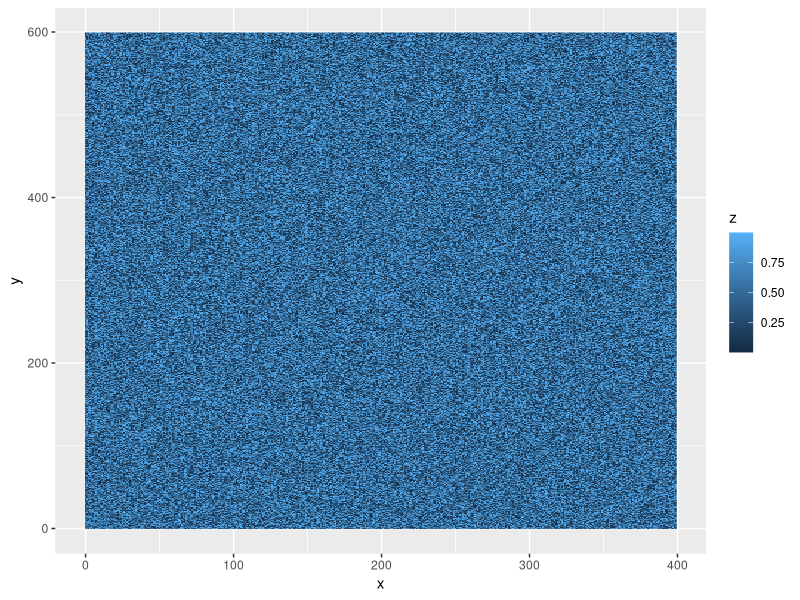
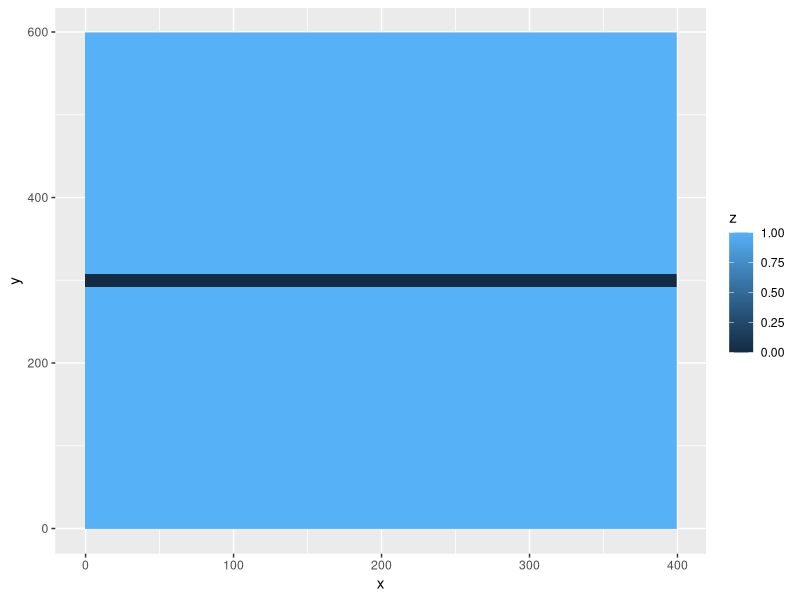
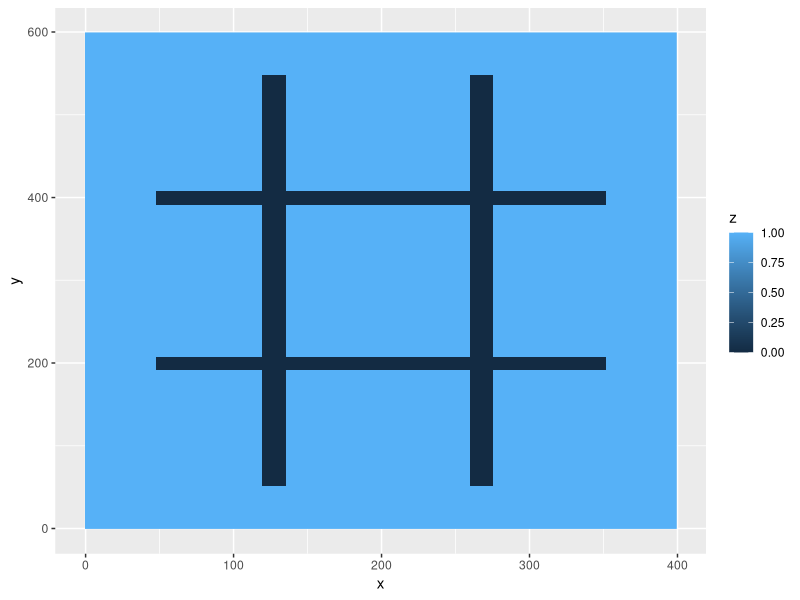
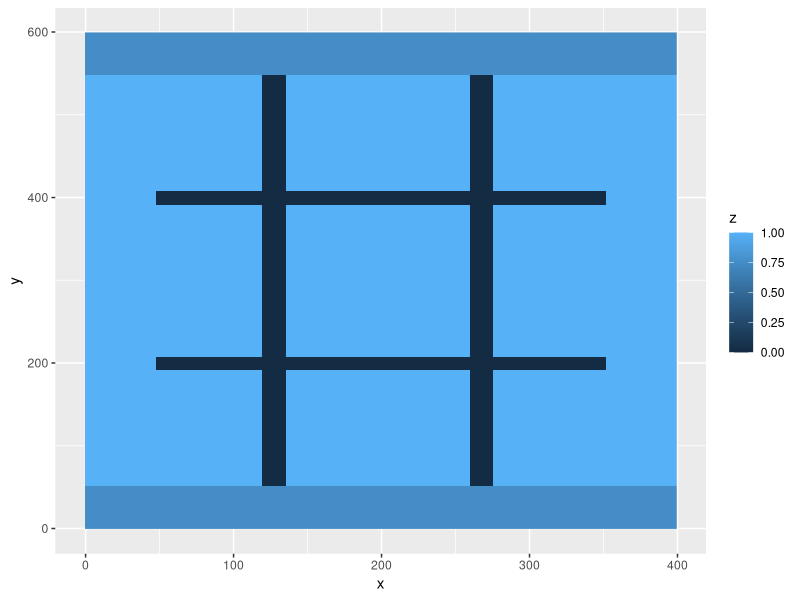
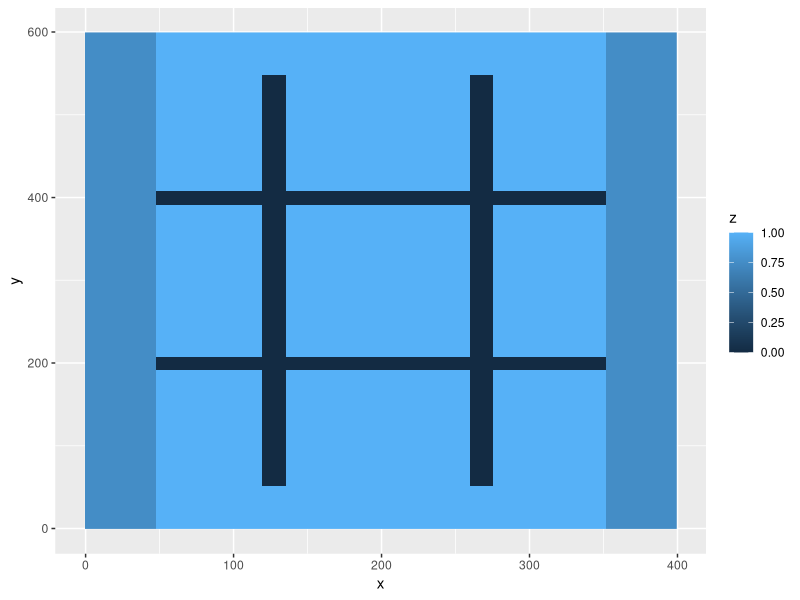
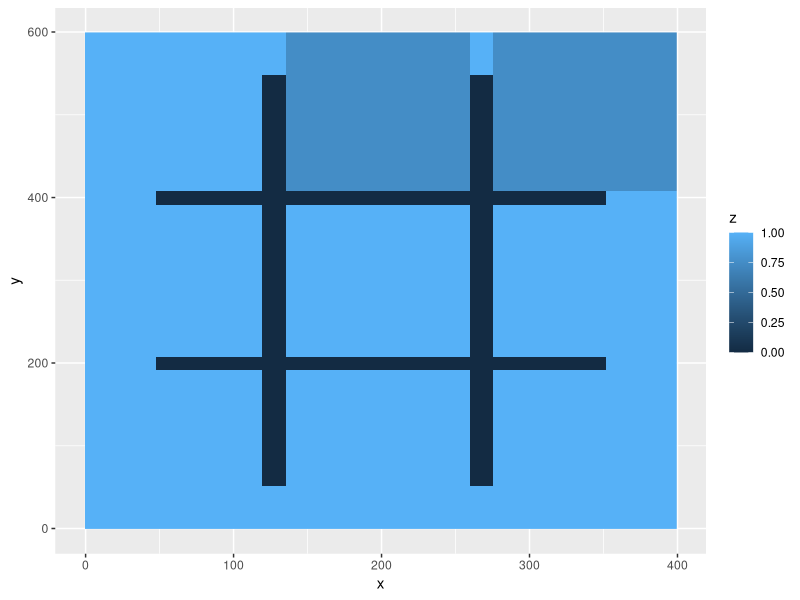
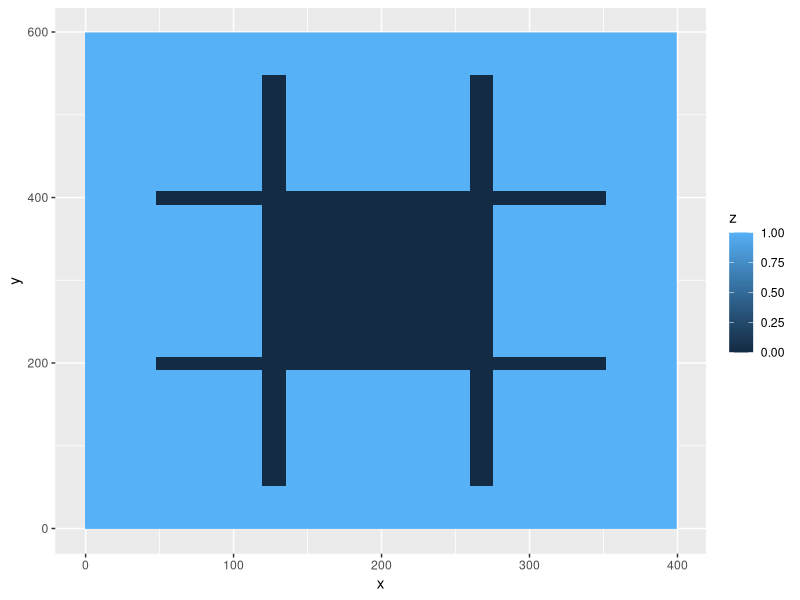

R code for these plots, in order: (Note: this script raises an error after producing the figures.)
## ---- chunk 1
install.packages("tidyverse")
library(ggplot2)
## ---- chunk 2
df <- expand.grid(x = 0:399, y = 0:599)
df$z <- runif(nrow(df))
ggplot(df, aes(x, y, fill = z)) + geom_raster()
## ---- chunk 3
df <- expand.grid(x = 0:399, y = 0:599)
df$z <- 1
# using test input {“0 292 399 307”}
df$z[df$x >= 0 & df$x <= 399 & df$y >= 292 & df$y <= 307] <- 0
ggplot(df, aes(x, y, fill = z)) + geom_raster()
## ---- chunk 4
#area of top
(599-307) * 400
#area of bottom
(292-0) * 400
## ---- chunk 5
setBarren <- function(df, barren_lands, val=0){
  for (bString in barren_lands){
    b <- unlist(strsplit(bString,"[ ]")) #split on spaces
    b <- as.numeric(b)                   #convert string to numbers
    df$z[df$x >= b[1] & df$x <= b[3] & df$y >= b[2] & df$y <= b[4]] <- val
  }
  return(df)
}

# reset our grid
df <- expand.grid(x = 0:399, y = 0:599)
df$z <- 1
df <- setBarren(df, c("48 192 351 207", "48 392 351 407", "120 52 135 547", "260 52 275 547"))
ggplot(df, aes(x, y, fill = z)) + geom_raster()
## ---- chunk 6
df2 <- df
df2 <- setBarren(df2, c("0 0 399 51", "0 548 399 599"), .75)
ggplot(df2, aes(x, y, fill = z)) + geom_raster()
## ---- chunk 7
df2 <- df
df2 <- setBarren(df2, c("0 0 47 599", "352 0 399 599"), .75)
ggplot(df2, aes(x, y, fill = z)) + geom_raster()
## ---- chunk 8
df2 <- df
df2 <- setBarren(df2, c("136 408 259 599", "276 408 399 599"), .75)
ggplot(df2, aes(x, y, fill = z)) + geom_raster()
## ---- chunk 9
df2 <- df
df2 <- setBarren(df2, c("136 207 259 392"))
ggplot(df2, aes(x, y, fill = z)) + geom_raster()
## ---- chunk 10
nrow(df2[df2$z==1,])
## ---- chunk 11
#source("https://bioconductor.org/biocLite.R")
#biocLite("EBImage")
#library("EBImage")
#floodFill(df2, c(0,0), .5)
#df3 <- floodFill(data.matrix(df2), c(1,1), .5)
#ggplot(as.data.frame(df3), aes(x, y, fill = z)) + geom_raster()
## ---- chunk 12
# z=0 is barren land
# z=1 is fertile land
# z=.75 is marked fertile land that we are currently counting
dfFlood <- df
floodFill <- function(xCord, yCord) {
  zVal <- dfFlood[dfFlood$x==xCord & dfFlood$y==yCord,]$z
  if (is.na(zVal) | zVal == .75 | zVal == 0) { return() }
  if (zVal == 1) {
    dfFlood[dfFlood$x==xCord & dfFlood$y==yCord,]$z <<- .75
    # left
    if (xCord > 0) { floodFill(xCord-1, yCord) }   #left
    if (xCord < 399) { floodFill(xCord+1, yCord) } #right
    if (yCord < 599) { floodFill(xCord, yCord+1) } #up
    if (yCord > 0) { floodFill(xCord, yCord-1) }   #down
  }
}

floodFill(0,0)
ggplot(dfFlood, aes(x, y, fill = z)) + geom_raster()

## ---- chunk 13
100 * nrow(dfFlood[dfFlood$z==.75,]) / 240000
## ---- chunk 14
dfFlood <- df
Q <- data.frame()

# z=0 is barren land
# z=1 is fertile land
# z=.75 is marked fertile land that we are currently counting
floodFill <- function(xCord, yCord) {
  #paste("flood", xCord, yCord)
  zVal <- dfFlood[dfFlood$x==xCord & dfFlood$y==yCord,]$z
  if (is.na(zVal) | zVal == .75 | zVal == 0) { 
    return()
  } else { 
    dfFlood[dfFlood$x==xCord & dfFlood$y==yCord,]$z <<- .75
    if (xCord > 0) { Q <<- rbind(Q,c(x=xCord-1, y=yCord)) }   #left
    if (xCord < 399) { Q <<- rbind(Q,c(x=xCord+1, y=yCord)) } #right
    if (yCord < 599) { Q <<- rbind(Q,c(x=xCord, y=yCord+1)) } #up
    if (yCord > 0) { Q <<- rbind(Q,c(x=xCord, y=yCord-1)) }   #down
  }
}
## ---- chunk 15
# add the origin to the queue to get us started
# technically this _sets_ the origin, and adds the two adjacent (up and right) to the queue
floodFill(0,0) 

# process the queue
while ( nrow(Q) > 0 ) {
  floodFill(Q[1,]$X1, Q[1,]$X0) #set and add neighbors to queue
  Q <<- Q[-1,]                  #remove row 1
}

ggplot(dfFlood, aes(x, y, fill = z)) + geom_raster()
